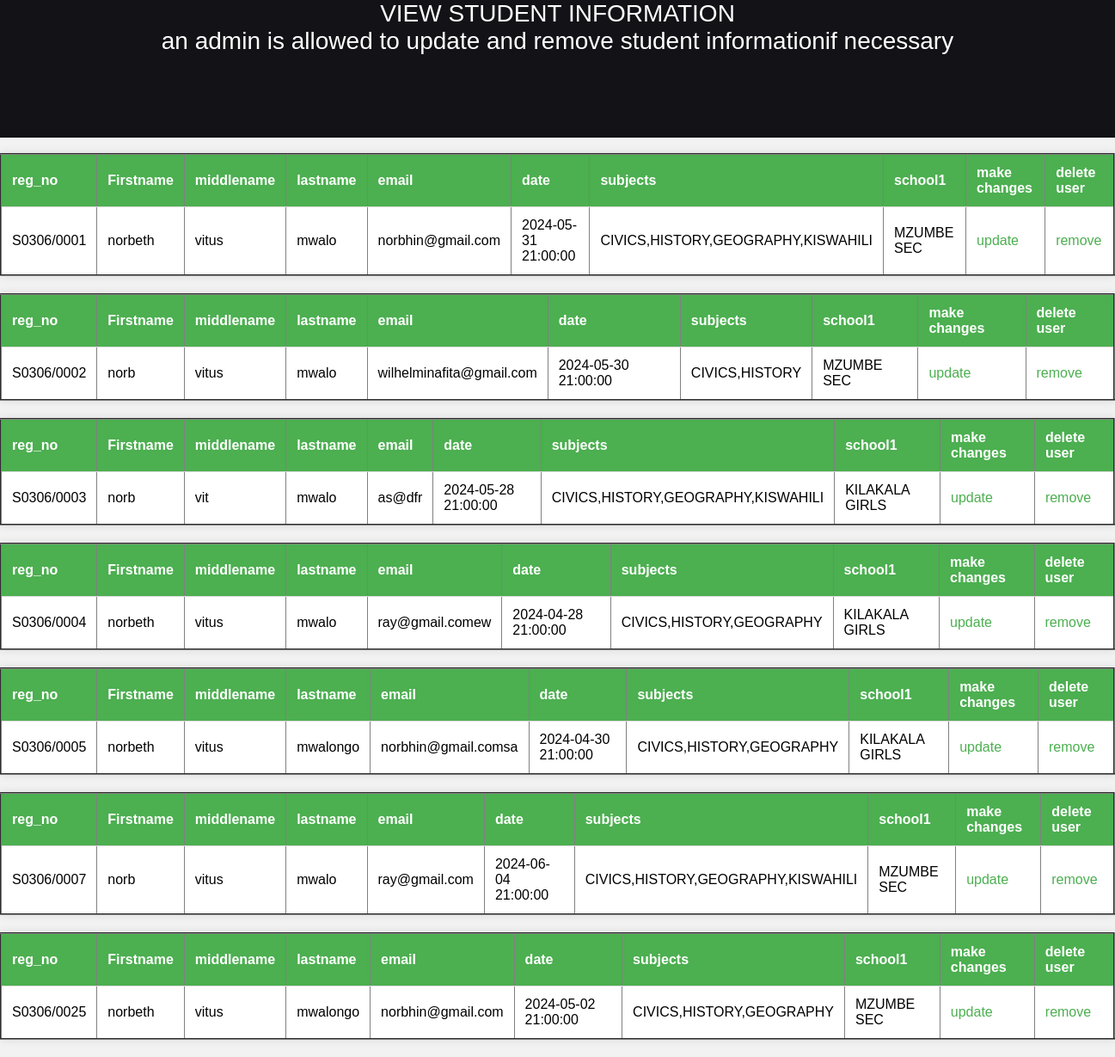
Screenshot of /viewstudentinfo.php with the database file from the repository.
### tables this page shows
CREATE TABLE `studentinfotbl1` (
  `userid` varchar(15) NOT NULL,
  `fname` varchar(100) NOT NULL,
  `mname` varchar(100) NOT NULL,
  `lname` varchar(100) NOT NULL,
  `username` varchar(100) NOT NULL,
  `email` varchar(50) NOT NULL,
  `date` timestamp NOT NULL DEFAULT current_timestamp() ON UPDATE current_timestamp(),
  `subjects` varchar(50) NOT NULL,
  `school1` varchar(20) NOT NULL
);

### viewstudentinfo.php (the view, shortened to what this page needs)
<!DOCTYPE html>
<html>
    <head>
    </head>
    <link rel= "stylesheet" type="text/css" href="cascading/view.css"/>
    <body>
    <header>
            VIEW STUDENT INFORMATION<br>
        an admin is allowed to update and remove student informationif necessary </header><br>
        <?php
include'connection.php';
$sql="SELECT * FROM studentinfotbl1";
$query=(mysqli_query($conn,$sql));
while($row=mysqli_fetch_array($query)){
    ?>
    <table border='2'>
    <tr>
    <th>reg_no</th><th>Firstname</th><th>middlename</th><th>lastname</th><th>email</th><th>date</th><th>subjects</th><th>school1</th>
    <th>make changes</th><th>delete user</th></tr>
    <tr>
    <td><?php echo $row['userid'];?></td>
   <td><?php echo $row['fname'];?></td>
   <td><?php echo $row['mname'];?></td>
   <td><?php echo $row['lname'];?></td>
   <td><?php echo $row['email'];?></td>
   <td><?php echo $row['date'];?></td>
   <td><?php echo $row['subjects'];?></td>
   <td><?php echo $row['school1'];?></td>
    <td><a href= 'edit.php?id=<?php echo $row['userid'];?>'>update</td>
    <td><a href='delete.php?id=<?php echo $row['userid'];?>'>remove</td>
    </tr>
  </table>
 <?php
}
?>
</body>
<html>

### cascading/view.css (style rules this page uses)
body { font-family: Arial, sans-serif; background-color: #f2f2f2; margin: 0; padding: 0px; }
table { width: 100%; border-collapse: collapse; margin-bottom: 20px; background-color: #fff; box-shadow: 0 0 10px rgba(0, 0, 0, 0.1); }
th, td { padding: 12px; text-align: left; border-bottom: 1px solid #ddd; }
th { background-color: #4CAF50; color: white; }
a { text-decoration: none; color: #4CAF50; }
header { font-size:28px; color:white; background-color:rgb(18, 18, 23); height:20vh; text-align:center; width:100%; }

### rows the page displays
studentinfotbl1: userid "S0306/0001", fname "norbeth", mname "vitus", lname "mwalo", email "norbhin@gmail.com", date "2024-05-31 21:00:00", subjects "CIVICS,HISTORY,GEOGRAPHY,KISWAHILI", school1 "MZUMBE SEC"
studentinfotbl1: userid "S0306/0002", fname "norb", mname "vitus", lname "mwalo", email "wilhelminafita@gmail.com", date "2024-05-30 21:00:00", subjects "CIVICS,HISTORY", school1 "MZUMBE SEC"
studentinfotbl1: userid "S0306/0003", fname "norb", mname "vit", lname "mwalo", email "as@dfr", date "2024-05-28 21:00:00", subjects "CIVICS,HISTORY,GEOGRAPHY,KISWAHILI", school1 "KILAKALA GIRLS"
studentinfotbl1: userid "S0306/0004", fname "norbeth", mname "vitus", lname "mwalo", email "ray@gmail.comew", date "2024-04-28 21:00:00", subjects "CIVICS,HISTORY,GEOGRAPHY", school1 "KILAKALA GIRLS"
studentinfotbl1: userid "S0306/0005", fname "norbeth", mname "vitus", lname "mwalongo", email "norbhin@gmail.comsa", date "2024-04-30 21:00:00", subjects "CIVICS,HISTORY,GEOGRAPHY", school1 "KILAKALA GIRLS"
studentinfotbl1: userid "S0306/0007", fname "norb", mname "vitus", lname "mwalo", email "ray@gmail.com", date "2024-06-04 21:00:00", subjects "CIVICS,HISTORY,GEOGRAPHY,KISWAHILI", school1 "MZUMBE SEC"
studentinfotbl1: userid "S0306/0025", fname "norbeth", mname "vitus", lname "mwalongo", email "norbhin@gmail.com", date "2024-05-02 21:00:00", subjects "CIVICS,HISTORY,GEOGRAPHY", school1 "MZUMBE SEC"
